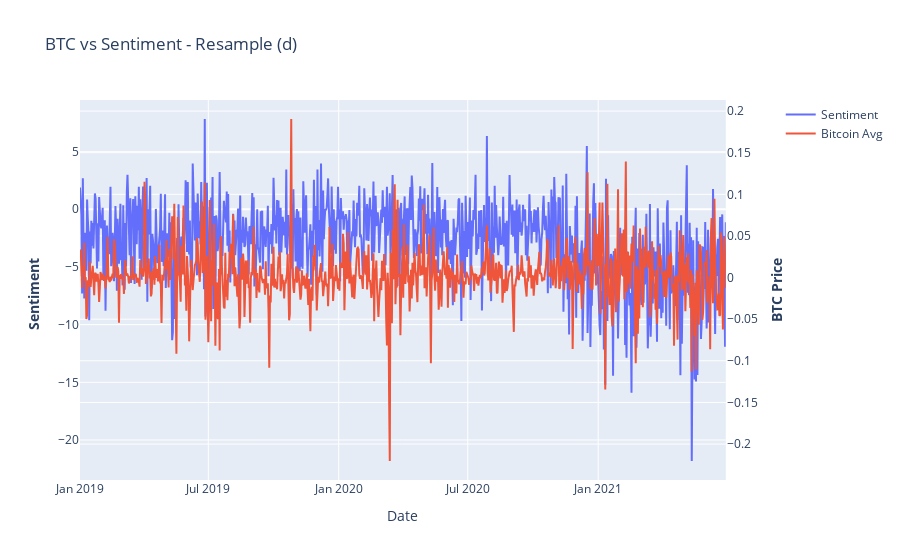

Here is the notebook cell this chart was saved with:
### Code cell
get_ts_2axis(top.sent_db,q.avg_hl,'d','pct_change')

### Figure 1 — Plotly figure (JSON) as saved in the notebook; plotly's stock layout.template omitted (floating-point values rounded to 4 significant figures; data arrays with more than 128 entries replaced by an {"elided": "..."} marker saying what was removed)
{"data": [{"name": "Sentiment", "type": "scatter", "x": {"elided": "912 str values"}, "xaxis": "x", "y": {"elided": "912 float values"}, "yaxis": "y"}, {"name": "Bitcoin Avg", "type": "scatter", "x": {"elided": "912 str values"}, "xaxis": "x", "y": {"elided": "912 float values"}, "yaxis": "y2"}], "layout": {"title": {"text": "BTC vs Sentiment - Resample (d)"}, "xaxis": {"anchor": "y", "domain": [0, 0.94], "title": {"text": "Date"}}, "yaxis": {"anchor": "x", "domain": [0, 1], "title": {"text": "<b>Sentiment  </b>"}}, "yaxis2": {"anchor": "x", "overlaying": "y", "side": "right", "title": {"text": "<b>BTC Price</b>"}}}}
